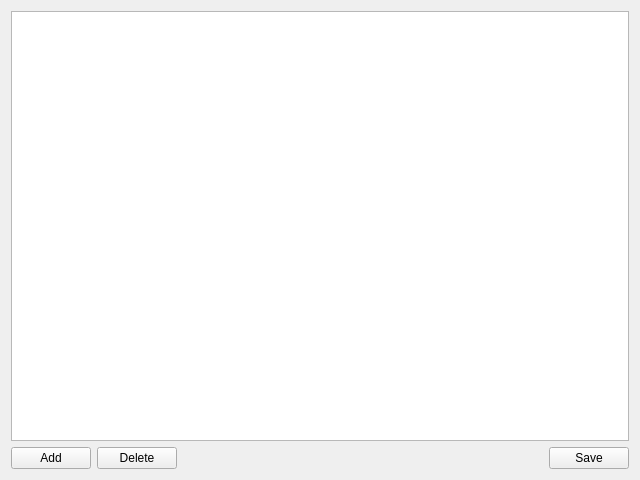
<?xml version="1.0" encoding="UTF-8"?>
<ui version="4.0">
 <class>AccountWidget</class>
 <widget class="QWidget" name="AccountWidget">
  <property name="geometry">
   <rect>
    <x>0</x>
    <y>0</y>
    <width>640</width>
    <height>480</height>
   </rect>
  </property>
  <property name="windowTitle">
   <string>Form</string>
  </property>
  <layout class="QGridLayout" name="gridLayout">
   <item row="1" column="3">
    <widget class="QPushButton" name="saveButton">
     <property name="text">
      <string>Save</string>
     </property>
     <property name="icon">
      <iconset resource="../res/blechuhr.qrc">
       <normaloff>:/blechuhr/images/blechuhr/save.svg</normaloff>:/blechuhr/images/blechuhr/save.svg</iconset>
     </property>
    </widget>
   </item>
   <item row="1" column="1">
    <widget class="QPushButton" name="deleteButton">
     <property name="text">
      <string>Delete</string>
     </property>
     <property name="icon">
      <iconset resource="../res/blechuhr.qrc">
       <normaloff>:/blechuhr/images/blechuhr/subtract.svg</normaloff>:/blechuhr/images/blechuhr/subtract.svg</iconset>
     </property>
    </widget>
   </item>
   <item row="1" column="0">
    <widget class="QPushButton" name="addButton">
     <property name="text">
      <string>Add</string>
     </property>
     <property name="icon">
      <iconset resource="../res/blechuhr.qrc">
       <normaloff>:/blechuhr/images/blechuhr/add.svg</normaloff>:/blechuhr/images/blechuhr/add.svg</iconset>
     </property>
    </widget>
   </item>
   <item row="0" column="0" colspan="4">
    <widget class="QListWidget" name="listWidget"/>
   </item>
   <item row="1" column="2">
    <spacer name="horizontalSpacer">
     <property name="orientation">
      <enum>Qt::Horizontal</enum>
     </property>
     <property name="sizeHint" stdset="0">
      <size>
       <width>40</width>
       <height>20</height>
      </size>
     </property>
    </spacer>
   </item>
  </layout>
 </widget>
 <resources>
  <include location="../res/blechuhr.qrc"/>
 </resources>
 <connections/>
</ui>
